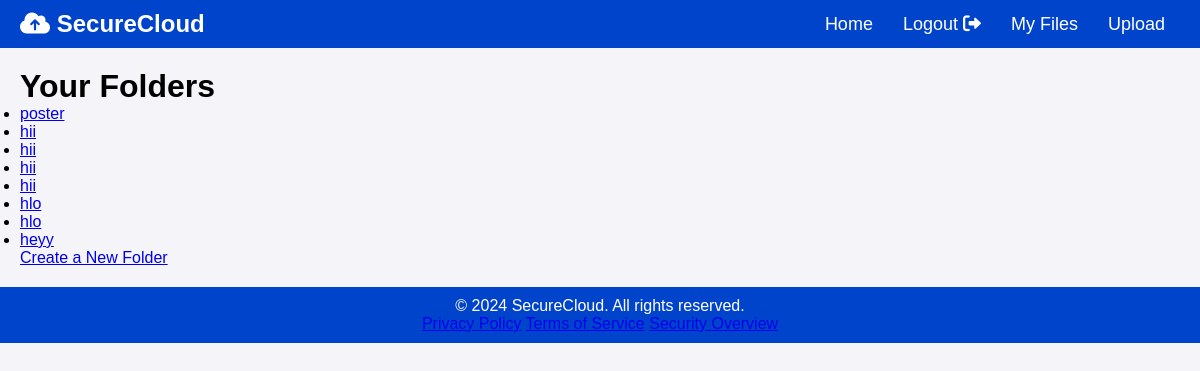
The page /folders/ (signed in) on the database as committed earlier.
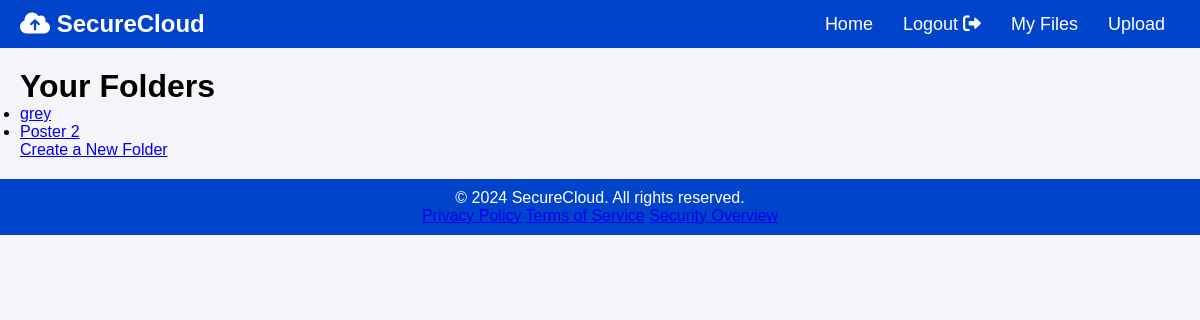
The same page on the database as committed later.
### storage/models.py (models this page shows, shortened)
class Folder(models.Model):
    name = models.CharField(max_length=255)
    parent = models.ForeignKey('self', null=True, blank=True, on_delete=models.CASCADE)
    user = models.ForeignKey(User, on_delete=models.CASCADE)

### storage/views.py (the view)
# urls.py: path('folders/', views.folder_list, name='folder_list'),
@login_required
def folder_list(request):
    folders = Folder.objects.filter(user=request.user)
    return render(request, 'folder_list.html', {
        'folders': folders,
    })

### storage/templates/folder_list.html (shortened to what this page needs)
{% extends "base.html" %}
{% block content %}
  <h1>Your Folders</h1>
  <ul>
    {% for folder in folders %}
      <li>
        <a href="{% url 'storage:folder_detail' folder_id=folder.id %}">{{ folder.name }}</a>
      </li>
    {% empty %}
      <li>No folders available. <a href="{% url 'storage:create_folder' %}">Create a new folder</a></li>
    {% endfor %}
  </ul>
  <a href="{% url 'storage:create_folder' %}">Create a New Folder</a>
{% endblock %}

Rows that differ between the two databases and show on the page:
removed Folder: name "poster"
removed Folder: name "hii"
removed Folder: name "hii"
removed Folder: name "hii"
removed Folder: name "hii"
removed Folder: name "hlo"
removed Folder: name "hlo"
removed Folder: name "heyy"
added Folder: name "grey"
added Folder: name "Poster 2"
